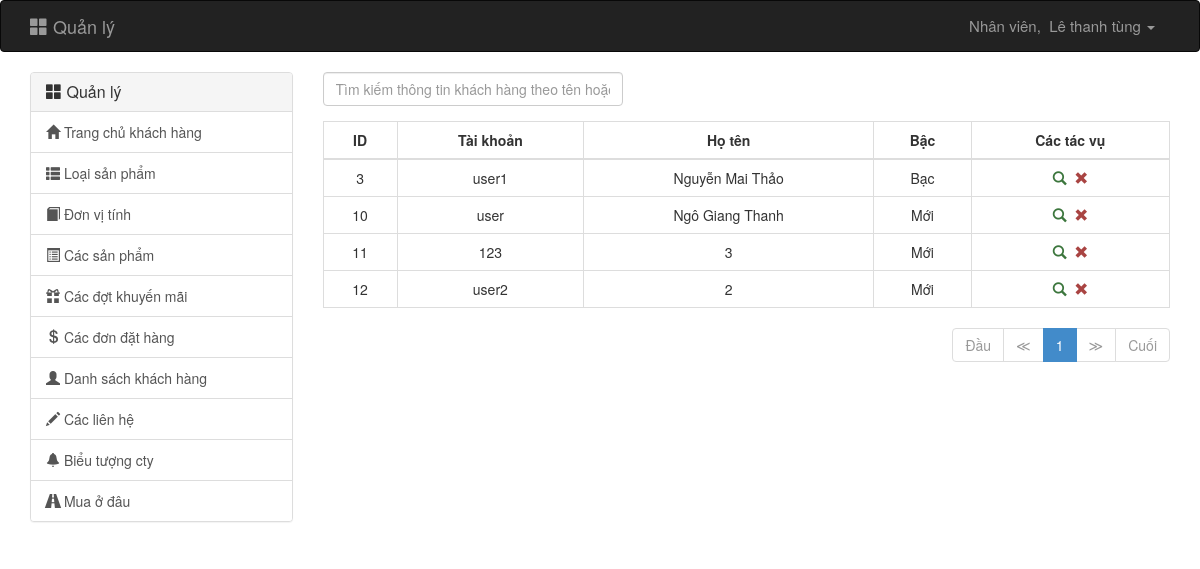
The app's page /admin.php?controller=user (signed in) with its own data.
### tables this page shows
CREATE TABLE IF NOT EXISTS `user` (
  `ID` int(11) NOT NULL AUTO_INCREMENT,
  `USERNAME` varchar(200) NOT NULL,
  `PASSWORD` varchar(256) NOT NULL,
  `NAME` varchar(256) DEFAULT NULL,
  `BIRTH` date DEFAULT NULL,
  `ADDRESS` varchar(256) DEFAULT NULL,
  `STREET` varchar(256) DEFAULT NULL,
  `DISTRICT` varchar(256) DEFAULT NULL,
  `PROVINCE` varchar(256) DEFAULT NULL,
  `NUMBERPHONE` varchar(15) DEFAULT NULL,
  `EMAIL` varchar(200) DEFAULT NULL,
  `ROLE` tinyint(4) NOT NULL,
  `POINT` int(11) DEFAULT '0',
  `STATUS` tinyint(1) NOT NULL,
  PRIMARY KEY (`ID`),
  UNIQUE KEY `USER_USERNAME_UNIQUE` (`USERNAME`),
  UNIQUE KEY `USER_EMAIL_UNIQUE` (`EMAIL`) USING BTREE
);

### backend/controllers/user/index.php (called while the page is built, shortened)
<?php
if (isset($_GET['page'])) {
    $page = intval($_GET['page']);
} else {
    $page = 1;
}
$page = ($page > 0) ? $page : 1;
$limit = 10;
$offset = ($page - 1) * $limit;
$options = array(
    'where' => 'role = 0',
    'limit' => $limit,
    'offset' => $offset,
    'order_by' => 'id ASC'
);
$url = 'admin.php?controller=user';
$total_rows = get_total('user', $options);
$total = ceil($total_rows / $limit);
$pagination = pagination($url, $page, $total);
$users = get_all('user', $options);
require('backend/views/user/index.php');

### backend/models/model.php (called while the page is built, shortened)
<?php
function get_all($table, $options = array()) {
    $select = isset($options['select']) ? $options['select'] : '*';
    $where = isset($options['where']) ? 'WHERE ' . $options['where'] : '';
    $order_by = isset($options['order_by']) ? 'ORDER BY ' . $options['order_by'] : '';
    $limit = isset($options['offset']) && isset($options['limit']) ? 'LIMIT ' . $options['offset'] . ',' . $options['limit'] : '';
    $sql = "SELECT $select FROM `$table` $where $order_by $limit";
    $query = mysql_query($sql) or die(mysql_error());
    $data = array();
    if (mysql_num_rows($query) > 0) {
        while ($row = mysql_fetch_assoc($query)) {
            $data[] = $row;
        }
    }
    return $data;
}
function get_total($table, $options = array()) {
    $where = isset($options['where']) ? 'WHERE ' . $options['where'] : '';
    $sql = "SELECT COUNT(*) as total FROM `$table` $where";
    $query = mysql_query($sql) or die(mysql_error());
    $row = mysql_fetch_assoc($query);
    return $row['total'];
}

### backend/views/user/table.php (the view, shortened to what this page needs)
<form id="promotion_form" method="post" action="admin.php?controller=user" role="form">
    <div class="col-xs-12">
        <div class="form-group">
            <div class="btn-group">
                <input id="search" name="search" type="text" class="form-control"  placeholder="<?= CUSTOMER_TABLE_SEARCH ?>" style="width: 300px" value="<?= (isset($_GET['search'])) ? $_GET['search'] : "" ?>"/>
            </div>
        </div>
        <table class="table table-bordered table-hover">
            <thead>
                <tr>
                    <th><?= CUSTOMER_TABLE_ID ?></th>
                    <th><?= CUSTOMER_TABLE_USERNAME ?></th>
                    <th><?= CUSTOMER_TABLE_NAME ?></th>
                    <th><?= CUSTOMER_TABLE_TYPE ?></th>
                    <th><?= CUSTOMER_TABLE_TASK ?></th>
                </tr>
            </thead>
            <tbody>
                <?php foreach ($users as $user): ?>
                    <tr>
                        <td><?= $user['ID']; ?></td>
                        <td>
                            <?= $user['USERNAME']; ?>
                        </td>
                        <td>
                            <?= $user['NAME']; ?>
                        </td>
                        <td>
                            <?php
                            if ($user['POINT'] >= 300) {
                                echo CUSTOMER_TYPE_GOLD;
                            } else if ($user['POINT'] >= 200) {
                                echo CUSTOMER_TYPE_SLIVER;
                            } else if ($user['POINT'] >= 100) {
                                echo CUSTOMER_TYPE_BROZONE;
                            } else {
                                echo CUSTOMER_TYPE_NEWBIE;
                            }
                            ?>
                        </td>
                        <td>
                            <a href="admin.php?controller=user&amp;action=view&amp;uid=<?= $user['ID'] ?>" class="text-success" title="view customer"><i class="glyphicon glyphicon-search"></i></a>&nbsp;
                            <a href="#" onclick="if (confirm('<?= CUSTOMER_TABLE_CONFIRM_TASK_DELETE ?>')) {
                                            location.href = 'admin.php?controller=user&amp;action=delete&amp;uid=<?= $user['ID']; ?>';
                                        }" class="text-danger" title="delete customer"><i class="glyphicon glyphicon-remove"></i></a>
                        </td>
                    </tr>
                <?php endforeach; ?>
            </tbody>
        </table>
        <div class="text-right">
            <?php echo $pagination; ?>
        </div>
    </div>
</form>

### backend/views/user/table.php (style rules this page uses)
.table th, .table td { text-align: center; vertical-align: middle!important; width: auto; }

### records on screen
user: ID "3", USERNAME "user1", NAME "Nguyễn Mai Thảo"
user: ID "10", USERNAME "user", NAME "Ngô Giang Thanh"
user: ID "11", USERNAME "123", NAME "3"
user: ID "12", USERNAME "user2", NAME "2"

### other values on screen
NAVBAR_HOME_TITLE_ "Quản lý"
NAVBAR_STAFF "Nhân viên"
$_SESSION['login'][3] "Lê thanh tùng"
SIDEBAR_MAIN_MENU "Quản lý"
SIDEBAR_MAIN_PAGE_MENU "Trang chủ khách hàng"
SIDEBAR_CATEGORIES_MENU "Loại sản phẩm"
SIDEBAR_UNITS_MENU "Đơn vị tính"
SIDEBAR_PRODUCTS_MENU "Các sản phẩm"
SIDEBAR_PROMOTIONS_MENU "Các đợt khuyến mãi"
SIDEBAR_ORDERS_MENU "Các đơn đặt hàng"
SIDEBAR_CUMSTOMERS_MENU "Danh sách khách hàng"
SIDEBAR_CONTACTS_MENU "Các liên hệ"
SIDEBAR_LOGO_MENU "Biểu tượng cty"
SIDEBAR_BRANCHES_MENU "Mua ở đâu"
CUSTOMER_TABLE_ID "ID"
